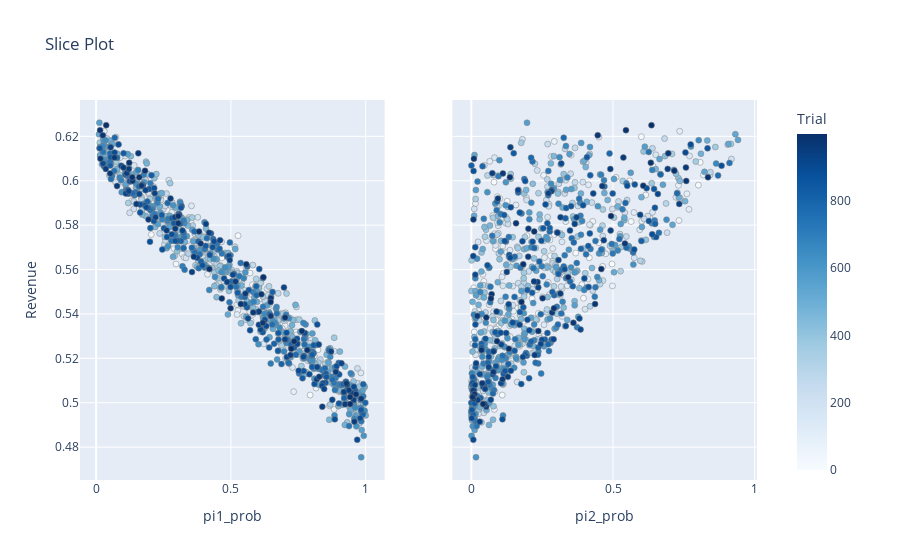

Write notebook code for a chart like this one.
### Code cell
optuna.visualization.plot_slice(
    study,
    target=lambda t: t.values[0],
    target_name="Revenue ",
).show()

### Figure 1 — Plotly figure (JSON) as saved in the notebook; plotly's stock layout.template omitted (floating-point values rounded to 4 significant figures; data arrays with more than 128 entries replaced by an {"elided": "..."} marker saying what was removed)
{"data": [{"marker": {"color": {"elided": "1000 int values"}, "colorbar": {"title": {"text": "Trial"}, "x": 1, "xpad": 40}, "colorscale": [[0, "rgb(247,251,255)"], [0.125, "rgb(222,235,247)"], [0.25, "rgb(198,219,239)"], [0.375, "rgb(158,202,225)"], [0.5, "rgb(107,174,214)"], [0.625, "rgb(66,146,198)"], [0.75, "rgb(33,113,181)"], [0.875, "rgb(8,81,156)"], [1, "rgb(8,48,107)"]], "line": {"color": "Grey", "width": 0.5}, "showscale": true}, "mode": "markers", "name": "Feasible Trial", "showlegend": false, "type": "scatter", "x": {"elided": "1000 float values"}, "xaxis": "x", "y": {"elided": "1000 float values"}, "yaxis": "y"}, {"marker": {"color": {"elided": "1000 int values"}, "colorbar": {"title": {"text": "Trial"}, "x": 1, "xpad": 40}, "colorscale": [[0, "rgb(247,251,255)"], [0.125, "rgb(222,235,247)"], [0.25, "rgb(198,219,239)"], [0.375, "rgb(158,202,225)"], [0.5, "rgb(107,174,214)"], [0.625, "rgb(66,146,198)"], [0.75, "rgb(33,113,181)"], [0.875, "rgb(8,81,156)"], [1, "rgb(8,48,107)"]], "line": {"color": "Grey", "width": 0.5}, "showscale": false}, "mode": "markers", "name": "Feasible Trial", "showlegend": false, "type": "scatter", "x": {"elided": "1000 float values"}, "xaxis": "x2", "y": {"elided": "1000 float values"}, "yaxis": "y2"}], "layout": {"title": {"text": "Slice Plot"}, "xaxis": {"anchor": "y", "domain": [0, 0.45], "title": {"text": "pi1_prob"}}, "xaxis2": {"anchor": "y2", "domain": [0.55, 1], "title": {"text": "pi2_prob"}}, "yaxis": {"anchor": "x", "domain": [0, 1], "title": {"text": "Revenue "}}, "yaxis2": {"anchor": "x2", "domain": [0, 1], "matches": "y", "showticklabels": false}}}
